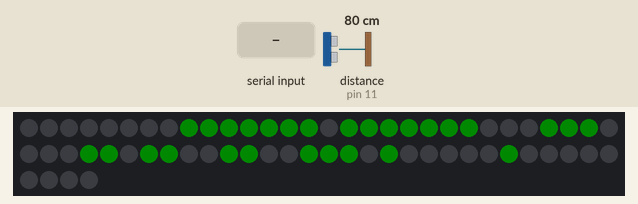
This sketch was run on a simulated Arduino Uno, built with avr-gcc and run on an emulated ATmega328P. Parts: 64 RGB LEDs in strip order, left to right, continuing on the next row. The inputs (shaded band) are chosen by the test bench; at power-on: distance to the obstacle (sensor on pin 11) 80 cm. The echo pulse lasts 58.3 µs per cm; dim RGB values are drawn brighter than linear; what the sketch prints to the serial monitor is not drawn.

Above: at 1.1 s.
3.3 s: "L" received over the second serial link
At 5.2 s:
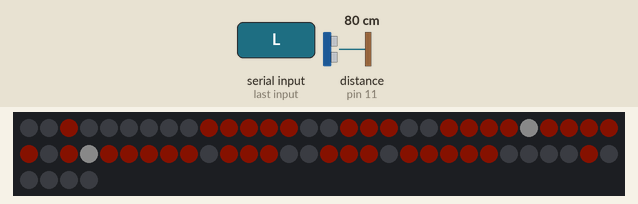
5.8 s: "1" received over the second serial link
At 8.0 s:
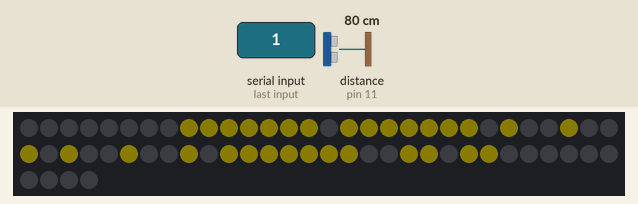
8.3 s: distance to the obstacle (sensor on pin 11) set to 11 cm
9.8 s: distance to the obstacle (sensor on pin 11) set to 8 cm
At 11.0 s:
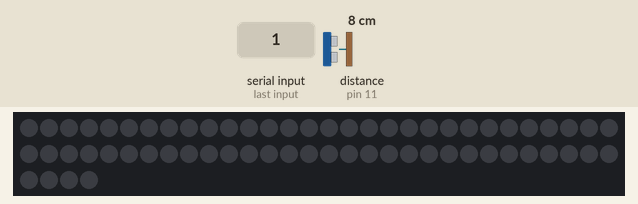
Timing chart, 0 to 12.8 s (numbered marks = the images above; inputs shaded):
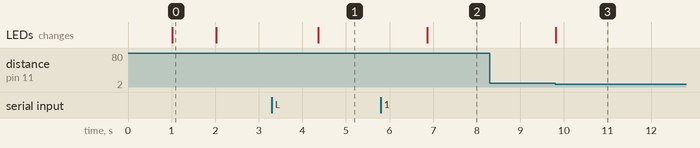

Measured:
- the behaviour switches between 10 and 9 cm on distance to the obstacle (sensor on pin 11) (found by bisection; images 2 and 3)
- after the input at 3.3 s, the LEDs: change after 1.1 s (image 1)
- after the input at 5.8 s, the LEDs: change after 1.1 s (image 2)
- after the input at 8.3 s, every drawn part: stays the same
- after the input at 9.8 s, the LEDs: change at once (image 3)
- what the display in image 0 shows lasts 1.0 s, from 1.0 s to 2.0 s

The sketch:

sketch.ino
```cpp
#include <Adafruit_NeoPixel.h>
#include <SoftwareSerial.h> // use the software uart
#include <NewPing.h>


#ifdef __AVR__
  #include <avr/power.h>
#endif

//DEFINES
#define PIN_NEOPIXEL 10
#define PIN_BLUETOOTH_RX 4
#define PIN_BLUETOOTH_TX 5
#define PIN_SENSOR_MOVIMIENTO 12

#define COUNT_PIXELS 64

#define NEOPIXEL_BRILLO 10

#define CODIGO_RETORNO 124

//#define DELIMITADOR ":"

#define DEBUG

#define TRIGGER_PIN  12
#define ECHO_PIN     11
#define DISTANCIA_MAXIMA_PING 10
#define DISTANCIA_MAXIMA_MANO 10

NewPing sonar(TRIGGER_PIN, ECHO_PIN, DISTANCIA_MAXIMA_PING);

struct Accion {
  unsigned char color_cod;
  unsigned char figura_cod;
  unsigned char sensar;
  unsigned char iteracion;
};


// Parameter 1 = number of pixels in strip
// Parameter 2 = Arduino PIN_NEOPIXEL number (most are valid)
// Parameter 3 = pixel type flags, add together as needed:
//   NEO_KHZ800  800 KHz bitstream (most NeoPixel products w/WS2812 LEDs)
//   NEO_KHZ400  400 KHz (classic 'v1' (not v2) FLORA pixels, WS2811 drivers)
//   NEO_GRB     Pixels are wired for GRB bitstream (most NeoPixel products)
//   NEO_RGB     Pixels are wired for RGB bitstream (v1 FLORA pixels, not v2)
//   NEO_RGBW    Pixels are wired for RGBW bitstream (NeoPixel RGBW products)
Adafruit_NeoPixel matrixled = Adafruit_NeoPixel(COUNT_PIXELS, PIN_NEOPIXEL, NEO_GRB + NEO_KHZ800);

SoftwareSerial bluetooth(PIN_BLUETOOTH_RX, PIN_BLUETOOTH_TX); // RX, TX

// IMPORTANT: To reduce NeoPixel burnout risk, add 1000 uF capacitor across
// pixel power leads, add 300 - 500 Ohm resistor on first pixel's data input
// and minimize distance between Arduino and first pixel.  Avoid connecting
// on a live circuit...if you must, connect GND first.

/*//Indice de led que representaran a los numeros
uint8_t cero[] = {10,11,12,13,17,18,21,22,25,26,29,30,33,34,36,37,38,41,42,43,45,46,49,50,53,54,58,59,60,61};
uint8_t uno[] = {12,19,20,26,27,28,35,36,43,44,51,52,58,59,60,61};
uint8_t dos[] = {10,11,12,13,17,18,21,22,29,30,36,37,43,44,50,51,52,57,58,59,60,61,62};
uint8_t tres[] = {10,11,12,13,17,18,21,22,29,30,36,37,45,46,49,50,53,54,58,59,60,61};
uint8_t cuatro[] = {10,17,18,25,26,28,29,33,34,36,37,41,42,43,44,45,46,52,53,60,61};
uint8_t cinco[] = {9,10,11,12,13,14,17,18,25,26,33,34,35,36,37,45,46,49,50,53,54,58,59,60,61};
uint8_t seis[] = {10,11,12,13,17,18,21,22,25,26,33,34,35,36,37,41,42,45,46,49,50,53,54,58,59,60,61};
uint8_t siete[] = {9,10,11,12,13,14,21,22,29,30,36,37,43,44,51,52,59,60};
uint8_t ocho[] = {10,11,12,13,17,18,21,22,25,26,29,30,34,35,36,37,41,42,45,46,49,50,53,54,58,59,60,61};
uint8_t nueve[] = {10,11,12,13,17,18,21,22,25,26,29,30,34,35,36,37,45,46,49,50,53,54,58,59,60,61};
uint8_t suma[] = {11,12,19,20,25,26,27,28,29,30,33,34,35,36,37,38,43,44,51,52};
uint8_t resta[] = {25,26,27,28,29,30,33,34,35,36,37,38};
uint8_t multiplicacion[] = {9,13,17,18,21,22,27,28,35,36,41,42,45,46,49,54};
uint8_t division[] = {3,4,11,12,25,26,27,28,29,30,33,34,35,36,37,38,51,52,59,60};

//Indice de led que representaran a las letras
uint8_t la[] = {10,11,12,13,17,18,21,22,25,26,29,30,33,34,37,38,41,42,43,44,45,46,49,50,53,54,57,58,61,62};
uint8_t lb[] = {9,10,11,12,13,17,18,21,22,25,26,29,30,33,34,35,36,37,41,42,45,46,49,50,53,54,57,58,59,60,61};
uint8_t lc[] = {10,11,12,13,17,18,21,22,25,26,33,34,41,42,49,50,53,54,58,59,60,61};
uint8_t ld[] = {9,10,11,12,13,17,18,21,22,25,26,29,30,33,34,37,38,41,42,45,46,49,50,53,54,57,58,59,60,61};
uint8_t le[] = {9,10,11,12,13,14,17,18,25,26,33,34,35,36,37,41,42,49,50,57,58,59,60,61,62};
uint8_t lf[] = {9,10,11,12,13,14,17,18,25,26,33,34,35,36,37,41,42,49,50,57,58};
uint8_t lg[] = {10,11,12,13,17,18,21,22,25,26,33,34,41,42,44,45,46,49,50,53,54,58,59,60,61,62};
uint8_t lh[] = {9,10,13,14,17,18,21,22,25,26,29,30,33,34,35,36,37,38,41,42,45,46,49,50,53,54,57,58,61,62};
uint8_t li[] = {10,11,12,13,19,20,27,28,35,36,43,44,51,52,58,59,60,61};
uint8_t lj[] = {13,14,21,22,29,30,37,38,45,46,49,50,53,54,58,59,60,61};
uint8_t lk[] = {9,10,13,14,17,18,20,21,25,26,27,28,33,34,35,41,42,43,44,49,50,52,53,57,58,61,62};
uint8_t ll[] = {9,10,17,18,25,26,33,34,41,42,49,50,57,58,59,60,61,62};
uint8_t lm[] = {8,9,13,14,16,17,18,20,21,22,24,25,26,27,28,29,30,32,33,35,37,38,40,41,45,46,48,49,53,54,56,57,61,62};
uint8_t ln[] = {9,10,13,14,17,18,21,22,25,26,27,29,30,33,34,35,36,37,38,41,42,44,45,46,48,50,53,54,57,58,61,62};
uint8_t lo[] = {10,11,12,13,17,18,21,22,25,26,29,30,33,34,37,38,41,42,45,46,49,50,53,54,58,59,60,61};
uint8_t lp[] = {9,10,11,12,13,17,18,21,22,25,26,29,30,33,34,37,38,41,42,43,44,45,49,50,57,58};
uint8_t lq[] = {10,11,12,13,17,18,21,22,25,26,29,30,33,34,37,38,41,42,45,46,49,50,53,54,58,59,60,61,62,63};
uint8_t lr[] = {9,10,11,12,13,17,18,21,22,25,26,29,30,33,34,35,36,37,41,42,43,44,49,50,52,53,57,58,61,62};
uint8_t ls[] = {10,11,12,13,17,18,21,22,25,26,34,35,36,37,45,46,49,50,53,54,58,59,60,61};
uint8_t lt[] = {9,10,11,12,13,14,19,20,27,28,35,36,43,44,51,52,59,60};
uint8_t lu[] = {9,10,13,14,17,18,21,22,25,26,29,30,33,34,37,38,41,42,45,46,49,50,53,54,58,59,60,61};
uint8_t lv[] = {9,10,13,14,17,18,21,22,25,26,29,30,33,34,37,38,41,42,45,46,50,53,59,60};
uint8_t lw[] = {8,9,13,14,16,17,21,22,24,25,29,30,32,33,37,38,40,41,43,45,46,49,50,51,52,53,58,60};
uint8_t lx[] = {9,10,13,14,17,18,21,22,26,27,28,29,35,36,42,43,44,45,49,50,53,54,57,58,61,62};
uint8_t ly[] = {9,10,13,14,17,18,21,22,25,26,29,30,34,35,36,37,43,44,51,52,59,60};
uint8_t lz[] = {9,10,11,12,13,14,17,18,21,22,28,29,35,36,42,43,49,50,53,54,57,58,59,60,61,62};*/

/*uint64_t figuras[] = {0,  //Reservado
4352287579331509248, // 0
4330237533546352640, // 1
9082661144554257408, // 2
4352271850792172544, // 3
3472414084002350080, // 4
4352271909405490688, // 5
4352278506481531904, // 6
868082126202895872, // 7
4352278499502210048, // 8
4352272177310350336, // 9
543279808512, // -
6782331001509888, // +
7378651114283361792, // *
1736138199631140888, // /

72056494543077120, // =
1736137656351326208, // .
1155177719714285584, // (
1161999348561616912, // )
18446744073709551615, // CUADRADO
18446459269879480448, // TRIANGULO
4359202964317929020, // CIRCULO


// No estan definidas aun las letras minusculas
7378724017762876416, // a
4496393696168001024, // b
4352172712847096832, // c
4496393867966692864, // d
9080952562098011648, // e
434041277546659328, // f
8963981876576795648, // g
7378697732563035648, // h
4330237533479255040, // i
4352272056950218752, // j
7365107287133152768, // k
9080952321579812352, // l
7161677145800401664, // m
14115393920226609091, // n
4352278679890836480, // o
434103023613394432, // p
18187336735173000192, // q
7365107493965807104, // r
4352271900821830656, // s
1736164148113866240, // t
4352278679890847232, // u
1739627946062538240, // v
1458721403928011520, // w
7378651114283361792, // x
1736164304046417408, // y
9107980594434178560, // z

// letras mayusculas
7378724017762876416, // A
4496393696168001024, // B
4352172712847096832, // C
4496393867966692864, // D
9080952562098011648, // E
434041277546659328, // F
8963981876576795648, // G
7378697732563035648, // H
4330237533479255040, // I
4352272056950218752, // J
7365107287133152768, // K
9080952321579812352, // L
7161677145800401664, // M
14115393920226609091, // N
4352278679890836480, // O
434103023613394432, // P
18187336735173000192, // Q
7365107493965807104, // R
4352271900821830656, // S
1736164148113866240, // T
4352278679890847232, // U
1739627946062538240, // V
1458721403928011520, // W
7378651114283361792, // X
1736164304046417408, // Y
9107980594434178560, // Z
};*/


uint64_t figuras[] = {0,  //Reservado
17591470085062144, // 0
1646030553088, // 1
13925646675943680, // 2
15339601348731392, // 3
1160117986540544, // 4
19790424553781760, // 5
10818409671376384, // 6
18138060537937920, // 7
15339601484789248, // 8
17591401298211328, // 9
6781891203569664, // -
6782331001509888, // +
27996985314730752, // *
6782731993749504, // /
7378697629483820646, // =
12935233536, // .
555162009600, // (
16961620420853760, // )
18446744073709551615, // CUADRADO
18410503204342530817, // TRIANGULO
4359202964317896252, // CIRCULO
17872854716464896, // a
15339601484807936, // b
9679281131044352, // c
17591366804537088, // d
18376452600725248, // e
18093873800642304, // f
11091071240977920, // g
35886994521292544, // h
72015851618304, // i
35605489354211840, // j
18422549729738496, // k
282578808438528, // l
35887166583242623, // m
18446478113101643775, // n
17591366804520448, // o
15899231344623360, // p
89930435819159040, // q
13927850079911680, // r
10818409671111168, // s
18085314849423360, // t
35605489362370048, // u
35041439897254912, // v
35041448563015292, // w
27996985314730752, // x
31657203470987264, // y
27992850082259712, // z
17872854716464896, // A
15339601484807936, // B
9679281131044352, // C
17591366804537088, // D
18376452600725248, // E
18093873800642304, // F
11091071240977920, // G
35886994521292544, // H
72015851618304, // I
35605489354211840, // J
18422549729738496, // K
282578808438528, // L
35887166583242623, // M
18446478113101643775, // N
17591366804520448, // O
15899231344623360, // P
89930435819159040, // Q
13927850079911680, // R
10818409671111168, // S
18085314849423360, // T
35605489362370048, // U
35041439897254912, // V
35041448563015292, // W
27996985314730752, // X
31657203470987264, // Y
27992850082259712, // Z
8140533946698758256, //CORAZON 7421932183729477632 (74)
288919782885097988, //CARITA SONRIENTE (75)
305936350877007364 // TOPO (76)
};


int colorRGB[][3] = {
  {0, 0, 0}, //
  {255, 0, 0}, //ROJO
  {0, 255, 0}, //VERDE
  {0, 0, 255}, //AZUL
  {200, 40, 0}, //NARANJA
  {255, 230, 0}, //AMARILLO
  {50, 255, 255}, //CELESTE
  {200, 0, 250}, //FUCSIA
  {255, 255, 255} //BLANCO
};


int cantidadFiguras = sizeof(figuras) / sizeof (uint64_t);

char buffer;

Accion accion;

int hayDatos, hayAccionEjecutando = 0;
int movimientoDetectado = 0;
int huboMovimiento = 0;
int umbral = 500;
unsigned long time;
unsigned long difference;

char aux = 1;


void setup() {

  //Configuracion bluetooth
  bluetooth.begin(9600); // start the bluetooth uart at 9600 which is its default

  //Configuracion de las luces (NEOPIXEL)
  matrixled.begin();
  matrixled.setBrightness(NEOPIXEL_BRILLO);
  matrixled.show(); // Initialize all pixels to 'off'

  //Configuracion de los sensores
  pinMode(PIN_SENSOR_MOVIMIENTO, INPUT_PULLUP);

  #if defined (DEBUG)
    //Configuracion del puerto serial
    Serial.begin(9600);
  #endif

  //delay(200); // wait for voltage stabilize
  //bluetooth.print("esta"); // place your name in here to configure the bluetooth name.
                                       // will require reboot for settings to take affect.
  //delay(3000); // wait for settings to take affect.

  accion.figura_cod = 62;
  //accion.figura_cod = 75;
  accion.color_cod = 2;
  representarFigura();
  delay(1000);

  accion.figura_cod = 32;
  //accion.figura_cod = 76;
  accion.color_cod = 2;
  representarFigura();
  delay(1000);

  clearMatrix();

  accion.figura_cod = 0;
  accion.color_cod = 0;
  accion.sensar = 0;
}


void loop() {
  int i;
  int cm;

  hayDatos = esperaAccion();

  //Serial.println(sonar.ping_cm());
  //delay(3000);

  //Si devuelve un codigo 74 es porque quiere apagar la matriz pero que no quede sensando
  /*if (hayDatos == 1) {
    clearMatrix();
    //Inicializamos a 0 por las dudas pero no deberia ser necesario
    hayAccionEjecutando = 0;
    accion.figura_cod = 0;
    accion.color_cod = 0;
  } else */


  if (hayDatos) { // check if anything in UART buffer
    if (accion.sensar == 0) {
      hayAccionEjecutando = 0;
    } else {
      hayAccionEjecutando = 1;
    }
    time = millis();
    representarFigura();
  }

  // Leemos si paso la mano (HIGH: MANO NO DETECTADA, LOW: MANO DETECTADA)
  // __INICIO SENSOR ULTRASONICO__
  cm = sonar.ping_cm();
  #if defined (DEBUG)
     /*Serial.println(cm);
     delay(100);*/
  #endif
  if (cm > 0 && cm < DISTANCIA_MAXIMA_MANO) {
    movimientoDetectado = LOW;
  } else {
    movimientoDetectado = HIGH;
  }
  // __ FIN SENSOR ULTRASONICO __

  // __ INICIO SENSOR INFRARROJO__
  //movimientoDetectado = digitalRead(PIN_SENSOR_MOVIMIENTO);
  // __ FIN SENSOR INFRARROJO__

  //if (movimientoDetectado >= umbral && huboMovimiento == 0) {
  if (movimientoDetectado == LOW && huboMovimiento == 0) {
    #if defined (DEBUG)
      //Configuracion del puerto serial
      Serial.println("Movimiento Detectado");
    #endif
    if (hayAccionEjecutando == 1) {
      #if defined (DEBUG)
      //Configuracion del puerto serial
      Serial.println("Envio Movimiento detectado");
      #endif
      //difference = millis() - time;
      clearMatrix();
      //bluetooth.write(difference);
      //Mandamos un codigo unico
      bluetooth.write(accion.iteracion);
      hayAccionEjecutando = 0;
    }
    huboMovimiento = 1;
  }

  //if (movimientoDetectado < umbral && huboMovimiento == 1) {
  if (movimientoDetectado == HIGH && huboMovimiento == 1) {
    #if defined (DEBUG)
      //Configuracion del puerto serial
      Serial.println("Movimiento no detectado");
    #endif
    huboMovimiento = 0;

    //bluetooth.write("No detectado");
  }
}


void clearMatrix() {
  uint8_t i;

  for(i=0; i<COUNT_PIXELS; i++) {
    matrixled.setPixelColor(i, 0);
  }

  matrixled.show();
}


/* int esperaAccion () {
  char datoRecibido[2];

  if (hayAccionEjecutando == 0) {
    datoRecibido[0] = aux++;;
    datoRecibido[1] = 2;


    accion.figura_cod = datoRecibido[0];
    accion.color_cod = datoRecibido[1];

    return 1;
  } else {
    return 0;
  }
}*/


//Completa la estructura accion y devuelve 1 o 0 si se recibio o no una accion

int esperaAccion () {
  char datoRecibido[3];


  if (bluetooth.available()) {
    #ifdef DEBUG
    Serial.println("Entro porque se envio un dato");
    #endif
    bluetooth.readBytes(datoRecibido, 4);

    #ifdef DEBUG
    Serial.println("Primer Byte: ");
      Serial.println(datoRecibido[0]);
      Serial.println("Segundo Byte: ");
      Serial.println(datoRecibido[1]);
      Serial.println("Tercer Byte: ");
      Serial.println(datoRecibido[2]);
      Serial.println("Cuarto Byte: ");
      Serial.println(datoRecibido[3]);
    #endif

    accion.figura_cod = datoRecibido[0];
    accion.color_cod = datoRecibido[1];
    accion.sensar = datoRecibido[2];
    accion.iteracion = datoRecibido[3];

    return 1;
  }

  return 0;
}

void initAccion() {
  accion.sensar = accion.color_cod = accion.figura_cod = 0;
}

uint32_t devolverColor(int codigo) {
  return matrixled.Color(colorRGB[codigo][0], colorRGB[codigo][1], colorRGB[codigo][2]);
}

/*void representarColor() {
  int i;
  uint32_t color = devolverColor(accion.color_cod);

  clearMatrix();

  for(i=0; i<COUNT_PIXELS; i++) {
    matrixled.setPixelColor(i, color);
  }

  matrixled.show();
}*/


/**
 * Representa cualquier figura, sea una letra, un cuadrado, un numero, lo que sea
 */

void representarFigura() {
  uint32_t color = devolverColor(accion.color_cod);
  uint64_t figuraARepresentar = 0;
  uint64_t mascara = 1;
  int i;


 #ifdef DEBUG
   Serial.println("Cantidad de figuras: ");
   Serial.println(cantidadFiguras);
   Serial.println("figura_cod: ");
   Serial.println((int)accion.figura_cod);
 #endif

  //Chequeamos que no nos devuelva un número mayor a la cantidad de figuras que podemos representar
  if (accion.figura_cod <= cantidadFiguras) {
    figuraARepresentar = figuras[accion.figura_cod];
  } else {
    return;
  }


  //clearMatrix();

  /* TOPO */
  if (accion.figura_cod == 76) {
      for(i=0; i < 64; i++) {

           if (( figuraARepresentar & mascara)) {
       #ifdef DEBUG
         //Serial.print("1 Posicion: ");
         //Serial.println(i);
       #endif
              matrixled.setPixelColor(i, devolverColor(4));
            } else {
              matrixled.setPixelColor(i, 0);
       #ifdef DEBUG
         //Serial.print("0 Posicion: ");
         //Serial.println(i);
       #endif
            }

            figuraARepresentar = figuraARepresentar >> 1;
      }

      matrixled.setPixelColor(25, devolverColor(8));
      matrixled.setPixelColor(33, devolverColor(8));
      /*matrixled.setPixelColor(26, devolverColor(8));
      matrixled.setPixelColor(34, devolverColor(8));*/
  } else {
    //Recorremos cada bit
    for(i=0; i < 64; i++) {

       if (( figuraARepresentar & mascara)) {
   #ifdef DEBUG
     //Serial.print("1 Posicion: ");
     //Serial.println(i);
   #endif
          matrixled.setPixelColor(i, color);
        } else {
          matrixled.setPixelColor(i, 0);
   #ifdef DEBUG
     //Serial.print("0 Posicion: ");
     //Serial.println(i);
   #endif
        }

        figuraARepresentar = figuraARepresentar >> 1;
    }

  }

  matrixled.show();
}


/* REPRESENTACION DE NUMERO */

/*void representarNumero() {
  uint32_t color = devolverColor(accion.numero_color);
  uint8_t i, k = 0;
  int number = accion.numero_cod;
  uint8_t *puntero;
  int cantidad;


  //clearMatrix();
  if (number == 1) {
    puntero = uno;
    cantidad = sizeof(uno)/sizeof(uint8_t);
  } else if (number == 2) {
    puntero = dos;
    cantidad = sizeof(dos)/sizeof(uint8_t);
  }
  else if (number == 3) {
    puntero = tres;
    cantidad = sizeof(tres)/sizeof(uint8_t);
  }
  else if (number == 4) {
    puntero = cuatro;
    cantidad = sizeof(cuatro)/sizeof(uint8_t);
  }
  else if (number == 5) {
    puntero = cinco;
    cantidad = sizeof(cinco)/sizeof(uint8_t);
  }
  else if (number == 6) {
    puntero = seis;
    cantidad = sizeof(seis)/sizeof(uint8_t);
  } else if (number == 7) {
    puntero = siete;
    cantidad = sizeof(siete)/sizeof(uint8_t);
  } else if (number == 8) {
    puntero = ocho;
    cantidad = sizeof(ocho)/sizeof(uint8_t);
  } else if (number == 9) {
    puntero = nueve;
    cantidad = sizeof(nueve)/sizeof(uint8_t);
  }

  for(i=0; i<COUNT_PIXELS; i++) {
    if (*puntero == i && k < cantidad) { //Si es uno de los pixel del array de numeros entonces escribimos
      matrixled.setPixelColor(*puntero, color);
      puntero++;
      k++;
    } else { //Sino apagamos
      matrixled.setPixelColor(i, 0);
    }
      matrixled.show();


      //delay(wait);
    }
}*/


//Completa la estructura accion y devuelve 1 o 0 si se recibio o no una accion
/*int esperaAccion () {

  String partes[6];
  int index = 0;
  int from = 0, to = 0;
  int i = 0;
  int cantCaracteres = 0;


  String datoRecibido;

  if (bluetooth.available()) {
    #if defined (DEBUG)
    Serial.println("Entro porque se envio un dato");
    #endif
    datoRecibido = bluetooth.readStringUntil('&');
    cantCaracteres = datoRecibido.length();

#if defined (DEBUG)
    Serial.println(datoRecibido);
#endif

    //Inicializamos la estructura a cero
    initAccion();

    //Obtenemos la primer ubicacion de los ":"
    index = datoRecibido.indexOf(':');

    //Se envio cualquier cosa
    if (index == -1)
      return 0;

#if defined (DEBUG)
    Serial.print("Index:");
    Serial.println(index);
#endif

    while (index > 0) {
      to = index;
      partes[i] = datoRecibido.substring(from, to); //Obtenemos la parte
#if defined (DEBUG)
    Serial.print("Indeparte:");
    Serial.println(partes[i]);
#endif
      from = to + 1;

      index = datoRecibido.indexOf(':', from); //Obtenemos hasta donde llega la siguiente parte
      i++;
    }

    if (index < cantCaracteres) {
      partes[i] = datoRecibido.substring(from, cantCaracteres);
    }
#if defined (DEBUG)
  Serial.print("partes[0]:");
    Serial.println(partes[0]);
    Serial.println(partes[0].toInt());


#endif

    accion.accion_cod = partes[0].toInt();

    if (accion.accion_cod == 10) { //COD_ACCION:COLOR:TIMEOUT&
      #if defined (DEBUG)
       Serial.println("Entro en 10");
      #endif
      accion.color_cod = partes[1].toInt();
      accion.color_timeout = partes[2].toInt();
    } else if (accion.accion_cod == 20) {
      #if defined (DEBUG)
       Serial.println("Entro en 20");
      #endif
      accion.figura_cod = partes[1].toInt();
      accion.figura_color = partes[2].toInt();
    } else if (accion.accion_cod == 30) {
      #if defined (DEBUG)
       Serial.println("Entro en 30");
      #endif
      accion.letra_cod = partes[1].toInt();
      accion.letra_color = partes[2].toInt();
    } else if (accion.accion_cod == 40) {
      #if defined (DEBUG)
       Serial.println("Entro en Numeros");
      #endif
      accion.numero_cod = partes[1].toInt();
      accion.numero_color = partes[2].toInt();
    }

#if defined (DEBUG)
    Serial.println(partes[0]);
    Serial.println(partes[1]);
    Serial.println(partes[2]);

    Serial.print("Accion cod: ");
    Serial.println(accion.accion_cod);
    Serial.print("Color cod: ");
    Serial.println(accion.color_cod);
    Serial.print("Timeout: ");
    Serial.println(accion.color_timeout);
    Serial.print("Figura Cod: ");
    Serial.println(accion.figura_cod);
    Serial.print("Figura Color: ");
    Serial.println(accion.figura_color);

    Serial.print("Letra Cod: ");
    Serial.println(accion.letra_cod);
    Serial.print("Letra Color: ");
    Serial.println(accion.letra_color);
    Serial.print("Numero Cod: ");
    Serial.println(accion.numero_cod);
    Serial.print("Numero Color: ");
    Serial.println(accion.numero_color);
#endif

    return 1;
  }

  return 0;
}*/
```
